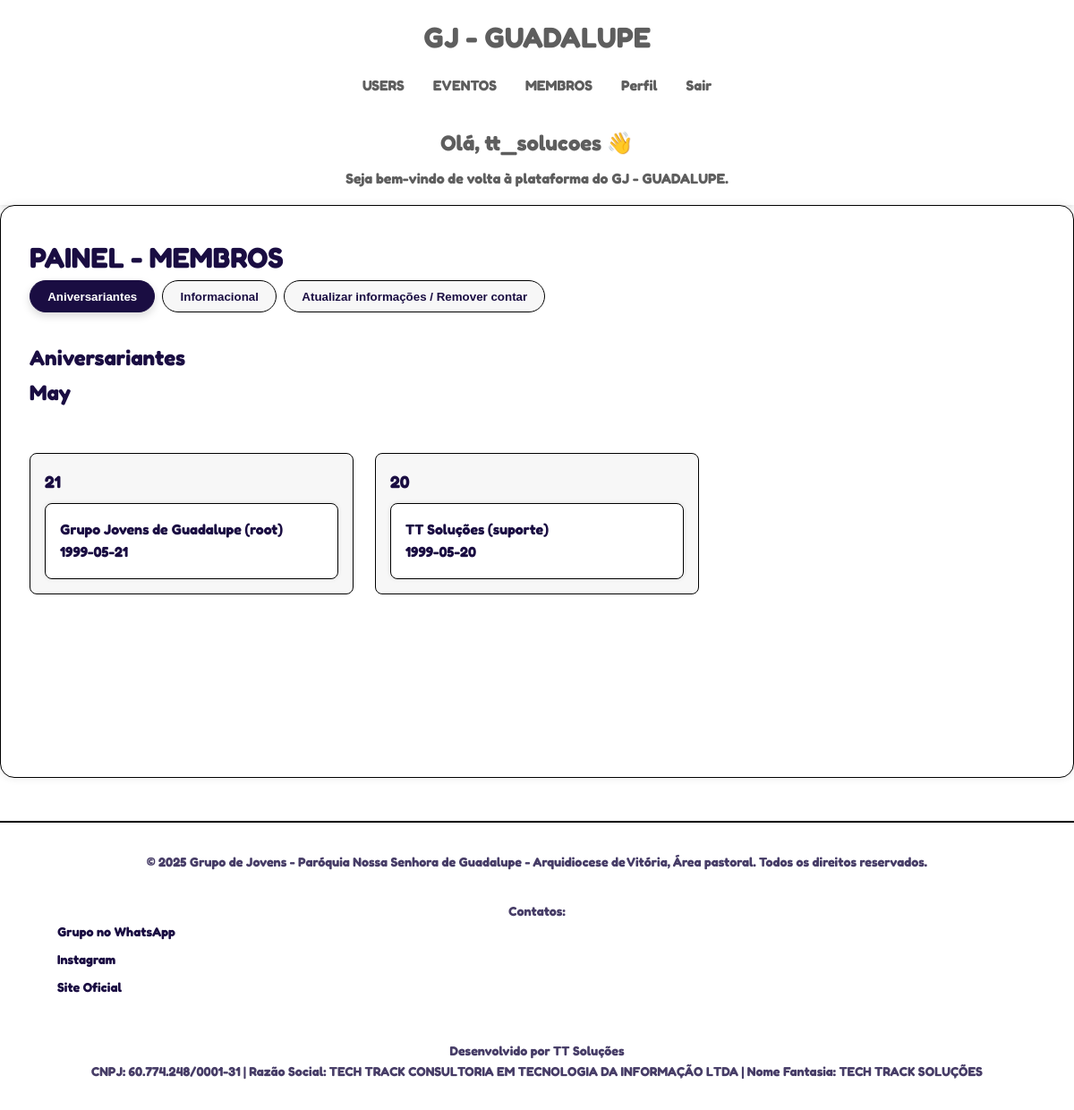
The page /membros (signed in) on the database as committed earlier.
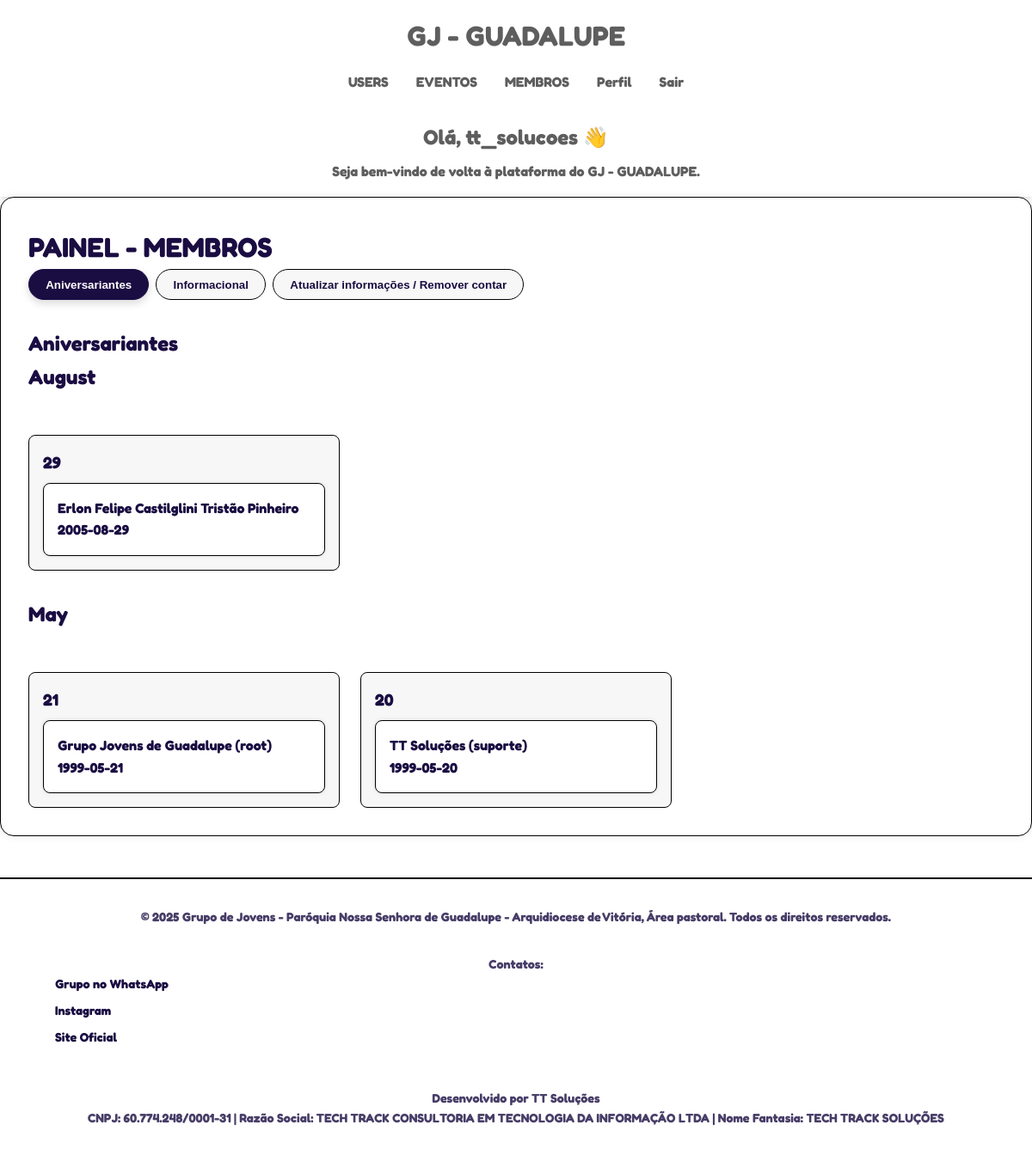
The same page on the database as committed later.
### tables this page shows
CREATE TABLE usuarios (
    id INTEGER PRIMARY KEY AUTOINCREMENT,
    username TEXT UNIQUE NOT NULL,
    email TEXT NOT NULL,
    senha_hash TEXT NOT NULL,
    cargo TEXT NOT NULL DEFAULT 'user',
    acesso_api BOOLEAN DEFAULT FALSE,
    criado_em TIMESTAMP DEFAULT CURRENT_TIMESTAMP
, nome_completo TEXT, telefone TEXT, instagram TEXT, contato_emergencia TEXT, data_nascimento TEXT, endereco TEXT);

### app/routes/gerenciar.py (the view)
@app.route('/membros')
@required_roles('admin', 'user')
def membros():
    usuarios = ver_usuarios()
    usuario_logado = next((u for u in usuarios if u['username'] == session['user']['username']), None)
    aniversariantes = ver_aniversariantes_agrupados()
    return render_template('pages/private/membros.html', logado=usuario_logado, usuario=usuarios, aniversariantes=aniversariantes)

### app/routes/geral.py (called while the page is built)
@app.context_processor
def inject_now():
    if 'user' not in session:
        user = { 'is_authenticated': False }
    else:
        user = { 'is_authenticated': True }
    return {'now': datetime.now(), 'current_user': user}

### app/routes/gerenciar.py (called while the page is built)
def ver_aniversariantes_agrupados():
    usuarios = ver_usuarios()
    meses = {i: calendar.month_name[i] for i in range(1, 13)}
    aniversariantes = defaultdict(lambda: defaultdict(list))
    for user in usuarios:
        data = user.get('data_nascimento')
        if data:
            try:
                dt = datetime.strptime(data, '%Y-%m-%d')
                mes_nome = meses[dt.month]
                dia = dt.day
                aniversariantes[mes_nome][dia].append(user)
            except ValueError:
                continue  # ignora datas inválidas
    return aniversariantes

### config/auth/auth.py (called while the page is built)
def get_authenticated_user_roles():
    if 'user' not in session:
        return None
    if time.time() - session.get('last_activity', 0) > SESSION_TIMEOUT:
        session.clear()
        return None
    session['last_activity'] = time.time()  # Atualiza a última atividade
    roles = session['user'].get('roles', [])
    return roles

def required_roles(*required_roles):
    def decorator(f):
        @wraps(f)
        def decorated_function(*args, **kwargs):
            user_roles = get_authenticated_user_roles()
            if user_roles is None:
                return jsonify({"error": "Não autenticado ou sessão expirada"}), 401
            if not any(role in user_roles for role in required_roles):
                return jsonify({"error": "Permissão insuficiente"}), 403
            return f(*args, **kwargs)
        return decorated_function
    return decorator

### config/database/config/functions_db.py (called while the page is built)
def conectar_banco() -> sqlite3.Connection:
    from config.models.paths import path_data_base
    import os
    path_db = os.path.join(path_data_base, 'site_gj.db')
    try:
        conn = sqlite3.connect(path_db)
        return conn
    except sqlite3.Error as e:
        raise Exception(f"Erro ao conectar ao banco: {e}")

### app/templates/pages/private/membros.html (shortened to what this page needs)
{% extends "base.html" %}
{% block css %}
<link rel="stylesheet" href="{{ url_for('static', filename='css/pages/membros.css') }}">
{% endblock %}
{% block content %}
<div class="admin-container">
    <h1>PAINEL - MEMBROS</h1>
    <div class="tabs">
        <button class="tab-btn active" data-tab="aniversariantes">Aniversariantes</button>
        <button class="tab-btn" data-tab="info">Informacional</button>
        <button class="tab-btn" data-tab="att_info">Atualizar informações / Remover contar</button>
    </div>
    <div class="tab-content">
        <div class="tab-pane active" id="aniversariantes">
          <h2 class="text-xl mb-4">Aniversariantes</h2>
          <div class="calendar">
            {% for mes, dias in aniversariantes.items() %}
              <h2>{{ mes }}</h2>
              <div class="mes-bloco">
                {% for dia, lista in dias.items() %}
                  <div class="dia-bloco">
                    <strong>{{ dia }}</strong>
                    {% for user in lista %}
                      <div class="aniversariante-card">
                        <p>{{ user.nome_completo }}</p>
                        <p>{{ user.data_nascimento }}</p>
                      </div>
                    {% endfor %}
                  </div>
                {% endfor %}
              </div>
            {% endfor %}
          </div>
        </div>
    </div>
</div>
{% endblock %}

### app/templates/base.html (shortened to what this page needs)
<!DOCTYPE html>
<html lang="pt-BR">
<head>
    <link rel="stylesheet" href="{{ url_for('static', filename='css/main.css') }}">
    <link rel="stylesheet" href="{{ url_for('static', filename='css/components/header.css') }}">
    <link rel="stylesheet" href="{{ url_for('static', filename='css/components/form.css') }}">
    <link rel="stylesheet" href="{{ url_for('static', filename='css/components/footer.css') }}">
    {% block css %}{% endblock %}
</head>
<body>
    {% include 'components/header.html' %}
    <main class="main-content">
        {% block content %}{% endblock %}
    </main>
    {% include 'components/footer.html' %}
</body>
</html>

### app/templates/components/header.html
<header class="main-header">
    <div class="header-container">
        <div class="brand">
            <a href="/index">GJ - GUADALUPE</a>
        </div>
        <nav class="main-nav">
            <ul>
                {% if current_user.is_authenticated %}
                    {% if session.user.cargo == 'admin' %}
                        <li><a href="/usuarios" title="Ir para painel de usuarios">USERS</a></li>
                    {% endif %}
                    <li><a href="/eventos" title="Ir para eventos">EVENTOS</a></li>
                    <li><a href="/membros" title="Ir para membros">MEMBROS</a></li>
                    <li><a href="/perfil" title="Ir para perfil do sistema">Perfil</a></li>
                    <li><a href="/logout" title="Deslogar do sistema">Sair</a></li>
                {% else %}
                    <li><a href="/login" title="Realizar Login">Login</a></li>
                {% endif %}
            </ul>
        </nav>
        <div class="header-intro">
            {% if current_user.is_authenticated %}
                <h2 class="dashboard-title">Olá, {{ session.user.username }} 👋</h2>
                <p class="dashboard-subtext">Seja bem-vindo de volta à plataforma do GJ - GUADALUPE.</p>
            {% else %}
                <h2 class="public-title">Entre para mais recursos</h2>
                <p class="public-subtext">Crie uma conta ou faça login para ter acesso completo ao sistema.</p>
            {% endif %}
        </div>
    </div>
</header>

### app/templates/components/footer.html
<footer class="main-footer">
    <div class="footer-container">
        <p>
            &copy; {{ now.year }} Grupo de Jovens - Paróquia Nossa Senhora de Guadalupe - Arquidiocese de Vitória, Área pastoral. Todos os direitos reservados.
        </p>
        <div class="footer-contacts mt-1">
            <p><strong>Contatos:</strong></p>
            <ul>
                <li><a href="https://site-ttsolucoes.onrender.com/" target="_blank">Grupo no WhatsApp</a></li>
                <li><a href="https://www.instagram.com/gj.nsguadalupe/" target="_blank">Instagram</a></li>
                <li><a href="https://gj-guadalupe.onrender.com/" target="_blank">Site Oficial</a></li>
            </ul>
        </div>
        <div class="footer-credits mt-2">
            <p>
                Desenvolvido por
                <a href="https://site-ttsolucoes.onrender.com/" target="_blank" title="Site da TT Soluções">
                    TT Soluções
                </a>
                <br>
                CNPJ: 60.774.248/0001-31 |
                Razão Social: TECH TRACK CONSULTORIA EM TECNOLOGIA DA INFORMAÇÃO LTDA |
                Nome Fantasia: TECH TRACK SOLUÇÕES
            </p>
        </div>
    </div>
</footer>

### app/static/css/main.css (style rules this page uses)
:root { --text-color: #1A0D42; --background-color: #FFFFFF; --border-color: #000000; --primary-color: #1A0D42; --secondary-color: #34D399; --accent-color: #F59E0B; --danger-color: #EF4444; --success-color: #10B981; --info-color: #60A5FA; --warning-color: #FBBF24; --text-dark: #000000; --text-light: #5E5E5E; --background-soft: #F7F7F7; --background-card: #FFFFFF; --btn-primary-bg: var(--primary-color); --btn-primary-text: #ffffff; --btn-secondary-bg: var(--secondary-color); --btn-secondary-text: #ffffff; --modal-bg: rgba(0, 0, 0, 0.6); --modal-content-bg: #fff; --shadow: 0 4px 14px rgba(0, 0, 0, 0.1); --radius: 12px; --transition-fast: 0.2s ease; --spacing-unit: 1rem; }
* { margin: 0; padding: 0; box-sizing: border-box; }
a { color: var(--primary-color); text-decoration: none; transition: color 0.3s ease; }
body { font-family: 'Fredoka', sans-serif; font-weight: bold; line-height: 1.6; color: var(--text-color); background-color: var(--background-color); }
.main-content { min-height: 80vh; padding: 2rem; max-width: 1200px; margin: 0 auto; background-color: var(--background-card); border: 1px solid var(--border-color); border-radius: 1rem; box-shadow: 0 0 10px rgba(0,0,0,0.1); }
.mt-1 { margin-top: 0.5rem; }
.mt-2 { margin-top: 1rem; }

### app/static/css/components/header.css (style rules this page uses)
.main-header { background-color: var(--dark-color); color: var(--text-light); padding: 1rem 0; box-shadow: 0 2px 5px rgba(0,0,0,0.1); }
.header-container { max-width: 1200px; margin: 0 auto; padding: 0 2rem; display: flex; flex-direction: column; align-items: center; text-align: center; }
.brand a { color: var(--text-light); text-decoration: none; font-size: 2rem; font-weight: bold; }
.main-nav ul { display: flex; flex-wrap: wrap; list-style: none; justify-content: center; padding: 0; margin: 1rem 0; }
.main-nav li { margin: 0 1rem; }
.main-nav a { color: var(--text-light); text-decoration: none; font-size: 1rem; transition: color 0.3s; }
.header-intro { margin-top: 0.5rem; }
.dashboard-title, .public-title { font-size: 1.5rem; margin: 0.5rem 0; }
.dashboard-subtext, .public-subtext { font-size: 1rem; margin: 0; }

### app/static/css/components/footer.css (style rules this page uses)
.main-footer { background-color: var(--dark-color); color: var(--text-light); padding: 2rem 0; margin-top: 3rem; font-size: 0.9rem; }
.footer-container { max-width: 1200px; margin: 0 auto; padding: 0 2rem; display: flex; flex-direction: column; gap: 1.5rem; }
.main-footer p { margin: 0; opacity: 0.8; text-align: center; }
.main-footer { background-color: var(--background-soft); color: var(--text-color); padding: 2rem; font-size: 0.9rem; border-top: 2px solid var(--border-color); }
.footer-container { max-width: 1200px; margin: 0 auto; }
.footer-contacts ul { list-style: none; padding: 0; }
.footer-contacts li { margin-bottom: 0.5rem; }
.footer-contacts a, .footer-credits a { color: var(--primary-color); font-weight: bold; transition: color 0.3s; }
@media (prefers-color-scheme: light) { .main-footer { background-color: var(--light-color); color: var(--dark-color); } }

Rows that differ between the two databases and show on the page:
added usuarios: nome_completo "Erlon Felipe Castilglini Tristão Pinheiro", data_nascimento "2005-08-29", shown under "29"
Other text that changed with them:
new list line: "August 29"
